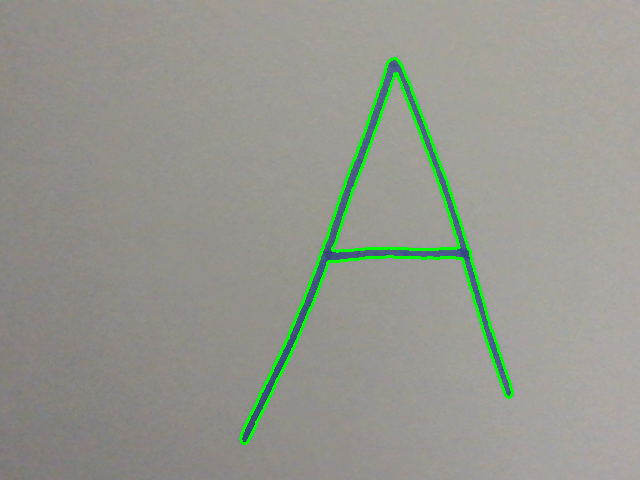
#> input picture vector/A_marcador.png, 640 x 480 px, given in place of rectilineas.jpg, which was not available
$ python contour_to_coordinate_file.py
#> lines starting #> are read from the running program, lines starting #| are printed output that depends on the picture; after the words box and inside, x2 and y2 are one past the last pixel; in counts of white or black regions, pixels touching at a corner belong together; pictures that were not available may be replaced by others from this repository, and a replacement may not be noted
### vector/reduced_coords.py
from matplotlib import pyplot as plt
from scipy.interpolate import interp1d
import numpy
import random
import math


def reduced_coords(x_coords, y_coords, factor):
    n_points = int(len(x_coords) * factor)
    x_coords = numpy.array(x_coords)
    x_min = x_coords.min()
    x_max = x_coords.max()
    x_range = x_max - x_min
    distances = []
    tallied_distances = [0]
    tallied_distance = 0
    for i in range(0, len(x_coords) - 1):
        xi = x_coords[i]
        xf = x_coords[i + 1]
        yi = y_coords[i]
        yf = y_coords[i + 1]
        d = math.sqrt((xf - xi) ** 2 + (yf - yi) ** 2)
        tallied_distance += d
        tallied_distances.append(tallied_distance)
    random_distances_along_line = [0]
    for i in range(0, n_points - 2):
        random_distances_along_line.append(random.random() * tallied_distance)
    random_distances_along_line.sort()
    new_x_points = [x_coords[0]]
    new_y_points = [y_coords[0]]
    for i in range(0, len(random_distances_along_line)):
        dt = random_distances_along_line[i]
        for j in range(0, len(tallied_distances) - 1):
            di = tallied_distances[j]
            df = tallied_distances[j + 1]
            if di < dt and dt < df:
                difference = dt - di
                xi = x_coords[j]
                xf = x_coords[j + 1]
                yi = y_coords[j]
                yf = y_coords[j + 1]
                xt = xi + (xf - xi) * difference / (df - di)
                yt = yi + (yf - yi) * difference / (df - di)
                new_x_points.append(xt)
                new_y_points.append(yt)
    new_x_points.append(x_coords[len(x_coords) - 1])
    new_y_points.append(y_coords[len(y_coords) - 1])
    # [5 lines of commented-out code are left out]
    return new_x_points, new_y_points, n_points


def approximate_coords(x_coords, y_coords, n=4, distance_threshold=0.01):
    # Initialize new lists to store the averaged coordinates
    new_x_coords = []
    new_y_coords = []

    i = 0
    while i < len(x_coords) - 1:
        # Calculate the distance between the current point and the next point
        dist = math.sqrt((x_coords[i + 1] - x_coords[i]) ** 2 + (y_coords[i + 1] - y_coords[i]) ** 2)

        # If the distance is below the threshold, average the points within the window of size n
        if dist < distance_threshold:
            x_window = x_coords[i:i + n]
            y_window = y_coords[i:i + n]

            avg_x = sum(x_window) / len(x_window)
            avg_y = sum(y_window) / len(y_window)

            new_x_coords.append(avg_x)
            new_y_coords.append(avg_y)

            i += n  # Skip the next n points
        else:
            # If the distance is above the threshold, just add the current point
            new_x_coords.append(x_coords[i])
            new_y_coords.append(y_coords[i])

            i += 1  # Move to the next point

    # Append the last point to make sure the contour closes correctly
    new_x_coords.append(x_coords[-1])
    new_y_coords.append(y_coords[-1])

    # Return the new coordinates and the number of points
    n_points = len(new_x_coords)
    return new_x_coords, new_y_coords, n_points

### cobot/rodri.py
import socket
import time
import numpy as np

# Velocidad fija predeterminada (en unidades por segundo)
FIXED_VELOCITY = 0.04  # Ajusta esta velocidad según sea necesario
# Aceleración arbitraria (en unidades por segundo cuadrado)
ARBITRARY_ACCELERATION = 0.025  # Ajusta esta aceleración según sea necesario

# z = 0.075
z = 0.062


# Calcula la distancia entre dos puntos
def calculate_distance(x1, y1, x2, y2):
    return np.sqrt((x2 - x1) ** 2 + (y2 - y1) ** 2)


# Calcula el tiempo necesario para moverse entre dos puntos dado una velocidad fija
def calculate_time(distance, velocity):
    return distance / velocity


# Punto generico Y1
def draw(x_coords, y_coords):
    s = init()
    send_command(s, x_coords[0], y_coords[0], 0.1, 3)
    time.sleep(3)

    for i in range(0, len(x_coords)):
        if i < len(x_coords) - 1:
            x1 = x_coords[i]
            y1 = y_coords[i]
            x2 = x_coords[i + 1]
            y2 = y_coords[i + 1]
            distance = calculate_distance(x1, y1, x2, y2)
            time_to_travel = calculate_time(distance, FIXED_VELOCITY)
            time_to_travel = time_to_travel if time_to_travel > 0.6 else 0.6
        else:
            x1 = x_coords[i]
            y1 = y_coords[i]
            time_to_travel = 0.6

        send_command(s, x1, y1, z, time_to_travel)
        time.sleep(time_to_travel)

    send_command(s, x_coords[len(x_coords) - 1], y_coords[len(y_coords) - 1], 0.1, 3)
    time.sleep(3)
    s.close()


def init():
    # Conexiones IP
    HOST = "192.168.0.18"  # IP del robot
    PORT = 30001  # port: 30001, 30002 o 30003, en ambos extremos
    print("Conectando a IP: ", HOST)
    s = socket.socket(socket.AF_INET, socket.SOCK_STREAM)
    print("conectando...")
    s.connect((HOST, PORT))
    time.sleep(0.5)
    return s


# [25 lines left out: functions draw_x_y_z, send_command, not called in this run]

### vector/contour_to_coordinate_file.py
import cv2
import numpy as np
import matplotlib.pyplot as plt
from cobot.rodri import draw
from vector.reduced_coords import reduced_coords, approximate_coords
import cv2.ximgproc as xipg


def show_points(x_coords_local, y_coords_local):
    plt.figure()
    plt.scatter(x_coords_local, y_coords_local, c='blue', marker='o')
    plt.title('Reduced X, Y Coordinates of All Contours')
    plt.xlabel('X (meters)')
    plt.ylabel('Y (meters)')
    plt.grid(True)
    plt.show()


# Load the image
image = cv2.imread('/home/jorgesuarez/PycharmProjects/Robotica-Brazo/vector/rectilineas.jpg')
#> image is the input picture: shape (480, 640, 3); mean B, G, R 143.1, 151.4, 149.6

rotated_image = cv2.rotate(image, cv2.ROTATE_90_CLOCKWISE)
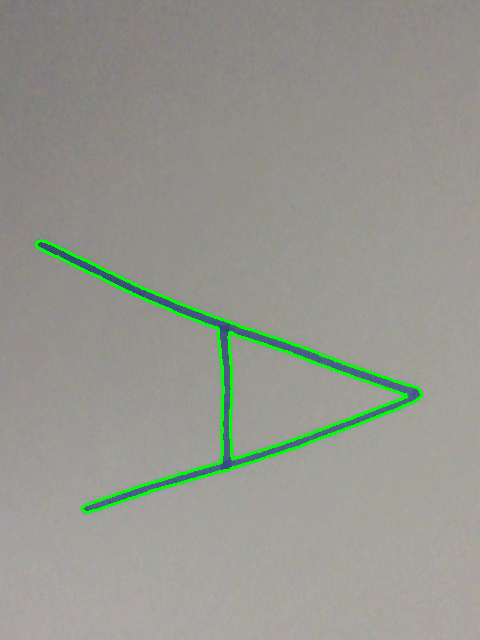
#> rotated_image: shape (640, 480, 3); mean B, G, R 143.1, 151.4, 149.6
flipped_image = cv2.flip(rotated_image, 1)
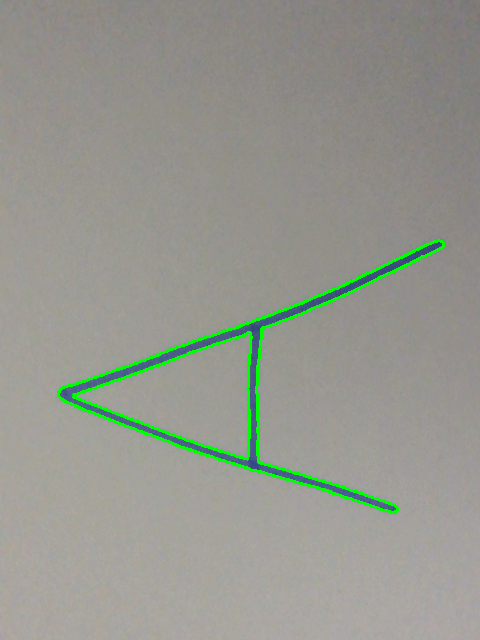
#> flipped_image: shape (640, 480, 3); mean B, G, R 143.1, 151.4, 149.6

# Convert the image to grayscale
gray = cv2.cvtColor(flipped_image, cv2.COLOR_BGR2GRAY)
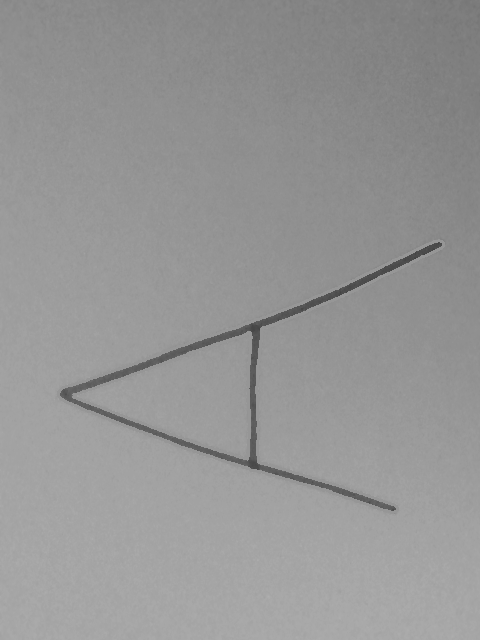
#> gray: shape (640, 480); min 64, max 175, mean 149.9

# Apply Gaussian blur to reduce noise
blurred = cv2.GaussianBlur(gray, (5, 5), 0)

# Apply edge detection (Canny) with different thresholds if necessary
edges = cv2.Canny(blurred, 100, 200)
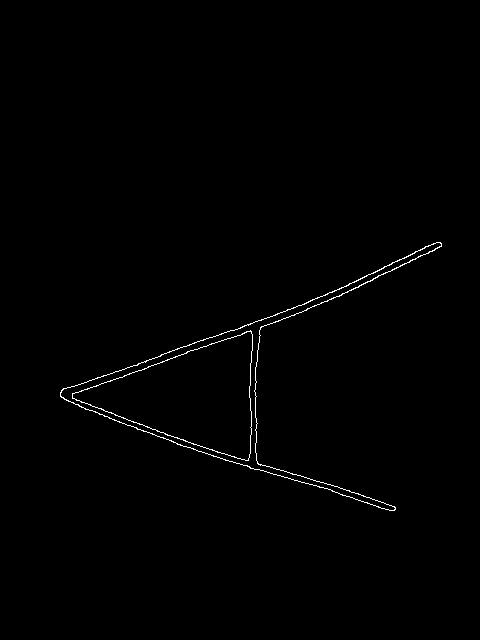
#> edges: shape (640, 480); 0.61% white in thin lines or dots, all inside (x1, y1, x2, y2) = (60, 242, 442, 511)

# Apply thinning to reduce lines to single-pixel width
thinned_edges = xipg.thinning(edges)

# Find contours using RETR_TREE to get both internal and external contours with hierarchy
contours, _ = cv2.findContours(thinned_edges, cv2.RETR_EXTERNAL, cv2.CHAIN_APPROX_SIMPLE)
#> contours = 1 contour; box (x1, y1, x2, y2) and area: (60, 242, 442, 511) 17612

filtered_contours = []

# Threshold for similarity comparison
similarity_threshold = 0.01

for contour in contours:
    is_unique = True

    # Compare against all previously filtered contours
    for filtered_contour in filtered_contours:
        similarity = cv2.matchShapes(contour, filtered_contour, cv2.CONTOURS_MATCH_I1, 0.0)

        if similarity < similarity_threshold:
            is_unique = False
            break

    # If the contour is unique enough, add it to the filtered_contours list
    if is_unique:
        filtered_contours.append(contour)
#> this loop made 1 pass
#> after the loop, filtered_contours has the same summary as contours

# Draw filtered contours on the image
cv2.drawContours(flipped_image, filtered_contours, -1, (0, 255, 0), 2)
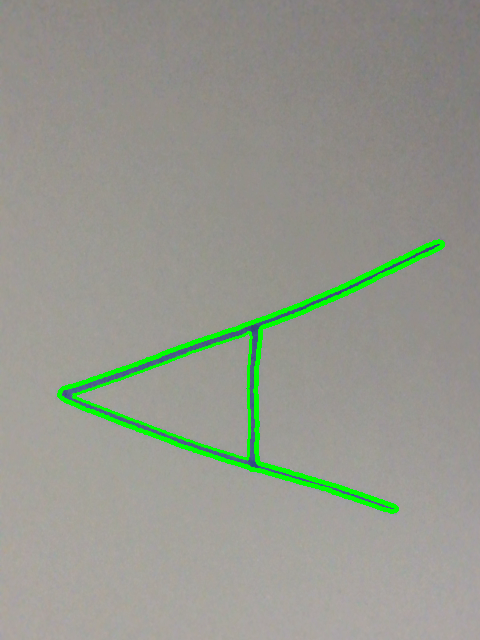
#> flipped_image: shape (640, 480, 3); 0.72% of pixels changed, all inside (x1, y1, x2, y2) = (60, 242, 442, 511)

cv2.imshow("Filtered Contours", flipped_image)
cv2.waitKey(0)

# Define the frame limits (in centimeters)
frame_top_right = (78, 43)  # x=78, y=43
frame_bottom_left = (23, -35)  # x=23, y=-35

# 55 x / 9
# 78 y / 6

# Extract frame width and height in real-world units (centimeters)
frame_width_cm = frame_top_right[0] - frame_bottom_left[0]  # x difference
frame_height_cm = frame_top_right[1] - frame_bottom_left[1]  # y difference

# Get image dimensions (in pixels)
image_height, image_width = flipped_image.shape[:2]
#> image_height = 640; image_width = 480

# Initialize lists to hold all contours' reduced coordinates
all_x_coords = []
all_y_coords = []
n = 0

# Iterate over each filtered contour
for contour in filtered_contours:
    x_coords = []
    y_coords = []

    for point in contour:
        x_pixel, y_pixel = point[0]

        # Scale pixel coordinates to real-world coordinates in centimeters
        x_cm = frame_top_right[0] - (x_pixel / image_width) * frame_width_cm
        y_cm = frame_top_right[1] - (y_pixel / image_height) * frame_height_cm

        # Convert centimeters to meters
        x_m = x_cm / 100.0
        y_m = y_cm / 100.0

        # Append the real-world coordinates to the lists
        x_coords.append(x_m)
        y_coords.append(y_m)

    # Apply reduced_coords to the current contour
    reduced_x, reduced_y, n_points = reduced_coords(x_coords, y_coords, 0.25)
    avg_coords_x, avg_coords_y, _ = approximate_coords(reduced_x, reduced_y, 2, 0.05)
    avg_coords_x.append(avg_coords_x[0])
    avg_coords_y.append(avg_coords_y[0])

    show_points(x_coords, y_coords)
    show_points(reduced_x, reduced_y)
    show_points(avg_coords_x, avg_coords_y)
    # skip if key c is pressed:
    # key = input('')
    # if key != 'c':
    #     draw(avg_coords_x, avg_coords_y)

#> (the run stopped early here; a loop or call above may not have finished)

$ run again, on vector/formitas.png
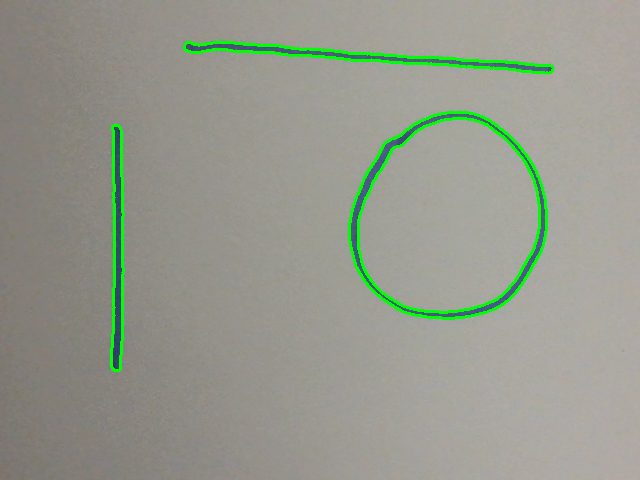
#> input picture vector/formitas.png, 640 x 480 px, given in place of rectilineas.jpg, which was not available
#> image is the input picture: shape (480, 640, 3); mean B, G, R 141.7, 153.4, 149.9
#> `edges = cv2.Canny(blurred, 100, 200)`:
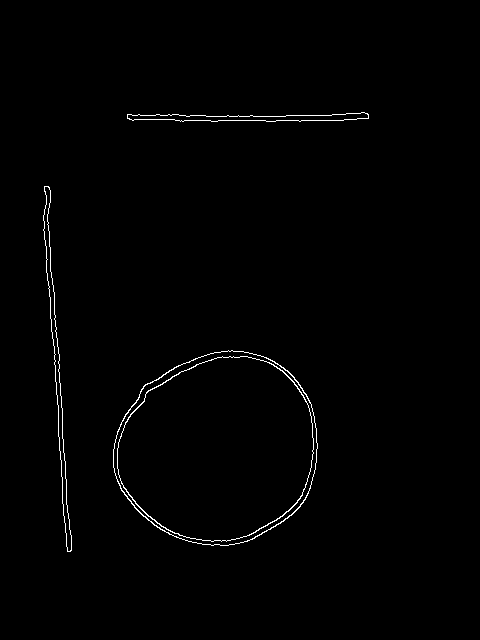
#> edges: shape (640, 480); 0.87% white in thin lines or dots, all inside (x1, y1, x2, y2) = (43, 112, 369, 552)
#> contours = 3 contours; box (x1, y1, x2, y2) and area: (113, 350, 318, 546) 30808, (43, 186, 72, 552) 1500, (127, 112, 369, 122) 1148
#> the loop `for contour in contours:` made 3 passes
#> after the loop `for contour in contours:`: filtered_contours has the same summary as contours
